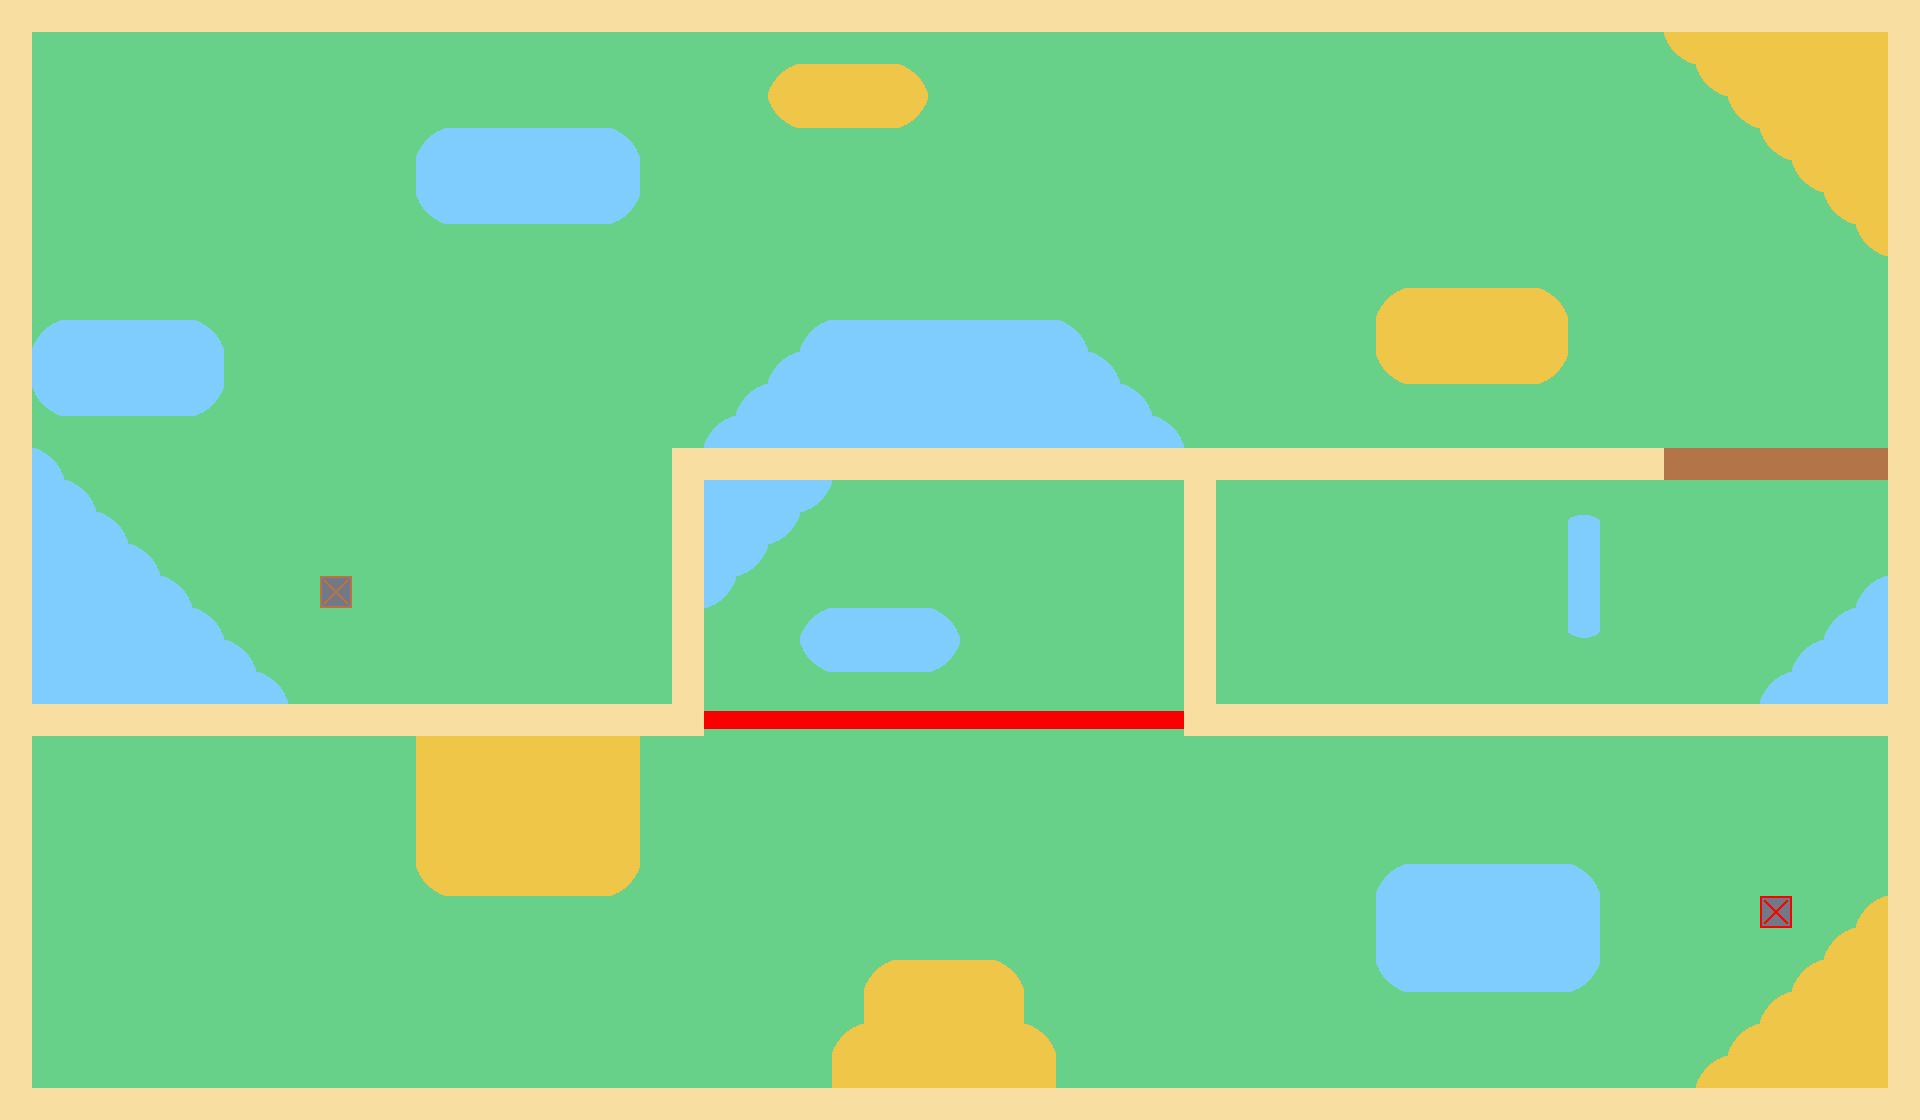

This is a level from a 2D game, rendered from its Tiled map with the project's own tilesets. A one-line summary and the map file follow, with tile-layer data summarised:
An orthogonal 60x35 tile map with 32x32 px tiles, 8 tile layers (Grass, Border, Laser1, Door1, ...) and 8 objects.

<map version="1.2" tiledversion="1.3.4" orientation="orthogonal" renderorder="right-down" width="60" height="35" tilewidth="32" tileheight="32" infinite="0" nextlayerid="18" nextobjectid="9">
 <tileset firstgid="1" name="Golf Tiles" tilewidth="32" tileheight="32" tilecount="40" columns="4">
  <image source="tileset.png" width="128" height="320" />
 </tileset>
 <layer id="7" name="Grass" width="60" height="35">
  <data>[2100 cells, 2100 non-empty, 1 distinct tile ids]</data>
 </layer>
 <layer id="1" name="Border" width="60" height="35">
  <data>[2100 cells, 274 non-empty, 1 distinct tile ids]</data>
 </layer>
 <layer id="2" name="Laser1" width="60" height="35">
  <data>[2100 cells, 15 non-empty, 1 distinct tile ids]</data>
 </layer>
 <layer id="3" name="Door1" width="60" height="35">
  <data>[2100 cells, 7 non-empty, 1 distinct tile ids]</data>
 </layer>
 <objectgroup id="16" name="RPortal2">
  <object id="8" gid="40" x="160" y="928" width="32" height="32" />
 </objectgroup>
 <objectgroup id="17" name="RPortal1">
  <object id="7" gid="40" x="1280" y="608" width="32" height="32" />
 </objectgroup>
 <objectgroup id="9" name="Ball">
  <object id="1" gid="30" x="128" y="160" width="32" height="32" />
 </objectgroup>
 <objectgroup id="10" name="Hole">
  <object id="2" gid="31" x="928" y="576" width="32" height="32" />
 </objectgroup>
 <layer id="5" name="Plate1" width="60" height="35">
  <data>[2100 cells, 1 non-empty, 1 distinct tile ids]</data>
 </layer>
 <layer id="6" name="LPlate1" width="60" height="35">
  <data>[2100 cells, 1 non-empty, 1 distinct tile ids]</data>
 </layer>
 <objectgroup id="12" name="Moving1">
  <object id="3" gid="33" x="1248" y="832" width="32" height="32" />
  <object id="4" gid="33" x="1216" y="128" width="32" height="32" />
  <object id="5" gid="33" x="704" y="832" width="32" height="32" />
 </objectgroup>
 <objectgroup id="13" name="Moving2">
  <object id="6" gid="33" x="576" y="480" width="32" height="32" />
 </objectgroup>
 <layer id="14" name="Water" width="60" height="35">
  <data>[2100 cells, 185 non-empty, 7 distinct tile ids]</data>
 </layer>
 <layer id="15" name="Sand" width="60" height="35">
  <data>[2100 cells, 136 non-empty, 5 distinct tile ids]</data>
 </layer>
</map>